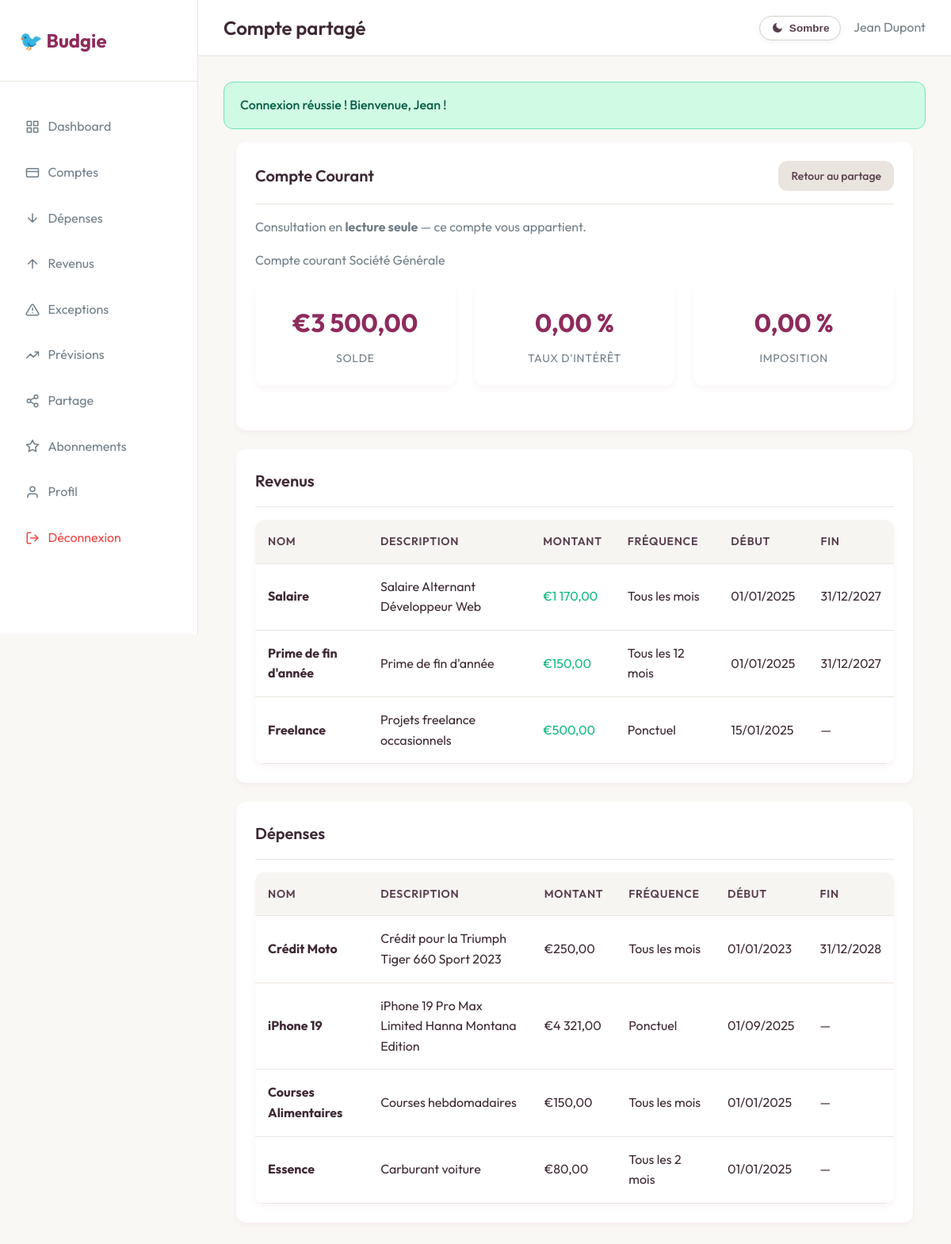
The page /public/shared_account_details.php?id=1 (signed in) on the database its author committed.
### tables this page shows
CREATE TABLE accounts (
    id INT PRIMARY KEY AUTO_INCREMENT,
    user_id INT NOT NULL,
    name VARCHAR(100) NOT NULL,
    description TEXT,
    balance DECIMAL(15,2) DEFAULT 0.00,
    interest_rate DECIMAL(5,2) DEFAULT 0.00,
    tax_rate DECIMAL(5,2) DEFAULT 0.00,
    created_at TIMESTAMP DEFAULT CURRENT_TIMESTAMP,
    updated_at TIMESTAMP DEFAULT CURRENT_TIMESTAMP ON UPDATE CURRENT_TIMESTAMP,
    deleted_at TIMESTAMP NULL DEFAULT NULL,
    FOREIGN KEY (user_id) REFERENCES users(id) ON DELETE CASCADE
);

CREATE TABLE incomes (
    id INT PRIMARY KEY AUTO_INCREMENT,
    user_id INT NOT NULL,
    account_id INT NOT NULL,
    name VARCHAR(100) NOT NULL,
    description TEXT,
    amount DECIMAL(15,2) NOT NULL,
    frequency ENUM('ponctuel', 'mensuel', 'bimensuel', 'trimestriel', 'semestriel', 'annuel', 'recurrent') NOT NULL,
    interval_months INT NULL DEFAULT NULL,
    start_date DATE NOT NULL,
    end_date DATE NULL,
    is_active BOOLEAN DEFAULT TRUE,
    created_at TIMESTAMP DEFAULT CURRENT_TIMESTAMP,
    updated_at TIMESTAMP DEFAULT CURRENT_TIMESTAMP ON UPDATE CURRENT_TIMESTAMP,
    deleted_at TIMESTAMP NULL DEFAULT NULL,
    FOREIGN KEY (user_id) REFERENCES users(id) ON DELETE CASCADE,
    FOREIGN KEY (account_id) REFERENCES accounts(id) ON DELETE CASCADE
);

CREATE TABLE expenses (
    id INT PRIMARY KEY AUTO_INCREMENT,
    user_id INT NOT NULL,
    account_id INT NOT NULL,
    name VARCHAR(100) NOT NULL,
    description TEXT,
    amount DECIMAL(15,2) NOT NULL,
    frequency ENUM('ponctuel', 'mensuel', 'bimensuel', 'trimestriel', 'semestriel', 'annuel', 'recurrent') NOT NULL,
    interval_months INT NULL DEFAULT NULL,
    start_date DATE NOT NULL,
    end_date DATE NULL,
    is_active BOOLEAN DEFAULT TRUE,
    created_at TIMESTAMP DEFAULT CURRENT_TIMESTAMP,
    updated_at TIMESTAMP DEFAULT CURRENT_TIMESTAMP ON UPDATE CURRENT_TIMESTAMP,
    deleted_at TIMESTAMP NULL DEFAULT NULL,
    FOREIGN KEY (user_id) REFERENCES users(id) ON DELETE CASCADE,
    FOREIGN KEY (account_id) REFERENCES accounts(id) ON DELETE CASCADE
);

### src/config/database.php (called while the page is built, shortened)
<?php
class Database {
    private string $host;
    private string $port;
    private string $db_name;
    private string $username;
    private string $password;
    private static ?PDO $conn = null;
    public function __construct() {
        $this->host     = defined('DB_HOST') ? DB_HOST : ($_ENV['DB_HOST'] ?? '127.0.0.1');
        $this->port     = defined('DB_PORT') ? DB_PORT : ($_ENV['DB_PORT'] ?? '3306');
        $this->db_name  = defined('DB_NAME') ? DB_NAME : ($_ENV['DB_NAME'] ?? 'budgie_db');
        $this->username = defined('DB_USER') ? DB_USER : ($_ENV['DB_USER'] ?? 'root');
        $this->password = defined('DB_PASS') ? DB_PASS : ($_ENV['DB_PASS'] ?? '');
    }
    public function getConnection(): PDO {
        if (self::$conn !== null) {
            return self::$conn;
        }
        try {
            self::$conn = new PDO(
                "mysql:host={$this->host};port={$this->port};dbname={$this->db_name};charset=utf8mb4",
                $this->username,
                $this->password,
                [
                    PDO::ATTR_ERRMODE            => PDO::ERRMODE_EXCEPTION,
                    PDO::ATTR_DEFAULT_FETCH_MODE => PDO::FETCH_ASSOC,
                    PDO::ATTR_EMULATE_PREPARES   => false,
                    PDO::MYSQL_ATTR_INIT_COMMAND => "SET NAMES utf8mb4",
                ]
            );
        } catch (PDOException $e) {
            error_log("Database connection error: " . $e->getMessage());
            throw new Exception("Database connection failed");
        }
        return self::$conn;
    }
}
function getDB(): PDO {
    static $db = null;
    if ($db === null) {
        $db = new Database();
    }
    return $db->getConnection();
}
function executeQuery(string $sql, array $params = []): PDOStatement {
    try {
        $pdo  = getDB();
        $stmt = $pdo->prepare($sql);
        $stmt->execute($params);
        return $stmt;
    } catch (PDOException $e) {
        error_log("Query execution error: " . $e->getMessage() . " | SQL: " . $sql);
        throw new Exception("Database query failed: " . $e->getMessage());
    }
}
function fetchOne(string $sql, array $params = []) {
    $stmt = executeQuery($sql, $params);
    return $stmt->fetch();
}
function fetchAll(string $sql, array $params = []): array {
    $stmt = executeQuery($sql, $params);
    return $stmt->fetchAll();
}
?>

### src/config/config.php (called while the page is built, shortened)
<?php
require_once __DIR__ . '/database.php';
function formatCurrency($amount) {
    return '€' . number_format($amount, 2, ',', ' ');
}
function formatFrequency($frequency, $intervalMonths = null) {
    switch (strtolower(trim((string) $frequency))) {
        case 'mensuel':
        case 'recurrent':   return 'Tous les mois';
        case 'bimensuel':   return 'Tous les 2 mois';
        case 'annuel':      return 'Tous les 12 mois';
        default:            return 'Ponctuel';
    }
}
function formatDate($date, $format = 'd/m/Y') {
    return date($format, strtotime($date));
}
?>

### public/shared_account_details.php (the view, shortened to what this page needs)
<?php
require_once __DIR__ . '/../src/config/config.php';
$account_id  = (int) ($_GET['id'] ?? 0);
$viewer_id   = (int) $_SESSION['user_id'];
$account = fetchOne(
    "SELECT a.id, a.user_id, a.name, a.description, a.balance, a.interest_rate, a.tax_rate,
            u.first_name AS owner_first_name, u.last_name AS owner_last_name, u.email AS owner_email
     FROM accounts a
     JOIN users u ON u.id = a.user_id
     WHERE a.id = ? AND a.deleted_at IS NULL",
    [$account_id]
);
$is_owner = ((int) $account['user_id'] === $viewer_id);
include SRC_PATH . '/includes/header.php';
$expenses = fetchAll(
    "SELECT name, description, amount, frequency, interval_months, start_date, end_date
     FROM expenses WHERE account_id = ? AND deleted_at IS NULL ORDER BY created_at DESC",
    [$account_id]
);
$incomes = fetchAll(
    "SELECT name, description, amount, frequency, interval_months, start_date, end_date
     FROM incomes WHERE account_id = ? AND deleted_at IS NULL ORDER BY created_at DESC",
    [$account_id]
);
?>
<div class="container">
    <div class="card">
        <div class="card-header">
            <h3 class="card-title"><?php echo htmlspecialchars($account['name']); ?></h3>
            <a href="sharing.php" class="btn btn-sm btn-secondary">Retour au partage</a>
        </div>
        <p style="color: var(--gray-600); margin-bottom: 1rem;">
            Consultation en <strong>lecture seule</strong> —
            <?php if ($is_owner): ?>
                ce compte vous appartient.
            <?php endif; ?>
        </p>
        <?php if (!empty($account['description'])): ?>
        <p style="color: var(--gray-600); margin-bottom: 1rem;"><?php echo htmlspecialchars($account['description']); ?></p>
        <?php endif; ?>
        <div class="card-grid">
            <div class="stat-card">
                <div class="stat-value"><?php echo formatCurrency($account['balance']); ?></div>
                <div class="stat-label">Solde</div>
            </div>
            <div class="stat-card">
                <div class="stat-value"><?php echo number_format((float) $account['interest_rate'], 2, ',', ' '); ?> %</div>
                <div class="stat-label">Taux d'intérêt</div>
            </div>
            <div class="stat-card">
                <div class="stat-value"><?php echo number_format((float) $account['tax_rate'], 2, ',', ' '); ?> %</div>
                <div class="stat-label">Imposition</div>
            </div>
        </div>
    </div>
    <div class="card">
        <div class="card-header">
            <h3 class="card-title">Revenus</h3>
        </div>
        <div class="table-container">
            <table class="table">
                <thead>
                    <tr>
                        <th>Nom</th>
                        <th>Description</th>
                        <th>Montant</th>
                        <th>Fréquence</th>
                        <th>Début</th>
                        <th>Fin</th>
                    </tr>
                </thead>
                <tbody>
                    <?php if (empty($incomes)): ?>
                    <tr><td colspan="6" class="text-center">Aucun revenu sur ce compte.</td></tr>
                    <?php else: ?>
                    <?php foreach ($incomes as $income): ?>
                    <tr>
                        <td><strong><?php echo htmlspecialchars($income['name']); ?></strong></td>
                        <td><?php echo htmlspecialchars($income['description'] ?? ''); ?></td>
                        <td class="text-success"><?php echo formatCurrency($income['amount']); ?></td>
                        <td><?php echo formatFrequency($income['frequency'], $income['interval_months'] ?? null); ?></td>
                        <td><?php echo $income['start_date'] ? formatDate($income['start_date']) : '—'; ?></td>
                        <td><?php echo $income['end_date'] ? formatDate($income['end_date']) : '—'; ?></td>
                    </tr>
                    <?php endforeach; ?>
                    <?php endif; ?>
                </tbody>
            </table>
        </div>
    </div>
    <div class="card">
        <div class="card-header">
            <h3 class="card-title">Dépenses</h3>
        </div>
        <div class="table-container">
            <table class="table">
                <thead>
                    <tr>
                        <th>Nom</th>
                        <th>Description</th>
                        <th>Montant</th>
                        <th>Fréquence</th>
                        <th>Début</th>
                        <th>Fin</th>
                    </tr>
                </thead>
                <tbody>
                    <?php if (empty($expenses)): ?>
                    <tr><td colspan="6" class="text-center">Aucune dépense sur ce compte.</td></tr>
                    <?php else: ?>
                    <?php foreach ($expenses as $expense): ?>
                    <tr>
                        <td><strong><?php echo htmlspecialchars($expense['name']); ?></strong></td>
                        <td><?php echo htmlspecialchars($expense['description'] ?? ''); ?></td>
                        <td><?php echo formatCurrency($expense['amount']); ?></td>
                        <td><?php echo formatFrequency($expense['frequency'], $expense['interval_months'] ?? null); ?></td>
                        <td><?php echo $expense['start_date'] ? formatDate($expense['start_date']) : '—'; ?></td>
                        <td><?php echo $expense['end_date'] ? formatDate($expense['end_date']) : '—'; ?></td>
                    </tr>
                    <?php endforeach; ?>
                    <?php endif; ?>
                </tbody>
            </table>
        </div>
    </div>
</div>
<?php include SRC_PATH . '/includes/footer.php'; ?>

### public/css/style.css (style rules this page uses)
:root { --primary-color: #8d2b5c; --primary-hover: #f252a1; --secondary-color: #BACCD8; --success-color: #10b981; --warning-color: #f59e0b; --danger-color: #ef4444; --light-bg: #FAF8F5; --white: #ffffff; --gray-100: #f7f5f2; --gray-200: #eae4de; --gray-300: #d6cfc5; --gray-400: #BACCD8; --gray-500: #8E9BA5; --gray-600: #717F89; --gray-700: #573E4D; --gray-800: #3E2935; --gray-900: #25121E; --border-radius: 12px; --shadow: 0 4px 10px rgba(141, 43, 92, 0.04), 0 2px 4px rgba(141, 43, 92, 0.02); --shadow-lg: 0 12px 30px rgba(141, 43, 92, 0.08), 0 4px 12px rgba(141, 43, 92, 0.03); --text-muted: var(--gray-500); --gray-50: #fdfcfb; }
* { margin: 0; padding: 0; box-sizing: border-box; }
body { font-family: 'Outfit', -apple-system, BlinkMacSystemFont, 'Segoe UI', Roboto, sans-serif; line-height: 1.6; color: var(--gray-800); background-color: var(--light-bg); }
.container { max-width: 1200px; margin: 0 auto; padding: 0 1rem; }
.card { background: var(--white); border-radius: var(--border-radius); box-shadow: var(--shadow); padding: 1.5rem; margin-bottom: 1.5rem; }
.card-header { display: flex; justify-content: space-between; align-items: center; margin-bottom: 1rem; padding-bottom: 1rem; border-bottom: 1px solid var(--gray-200); }
.card-title { font-size: 1.25rem; font-weight: 600; color: var(--gray-800); }
.card-grid { display: grid; grid-template-columns: repeat(auto-fit, minmax(250px, 1fr)); gap: 1.5rem; margin-bottom: 2rem; }
.stat-card { background: var(--white); border-radius: var(--border-radius); box-shadow: var(--shadow); padding: 1.5rem; text-align: center; }
.stat-value { font-size: 2rem; font-weight: 700; color: var(--primary-color); margin-bottom: 0.5rem; }
.stat-label { color: var(--gray-600); font-size: 0.875rem; text-transform: uppercase; letter-spacing: 0.05em; }
.table-container { background: var(--white); border-radius: var(--border-radius); box-shadow: var(--shadow); overflow-x: auto; -webkit-overflow-scrolling: touch; }
.table { width: 100%; border-collapse: collapse; }
.table th, .table td { padding: 1rem; text-align: left; border-bottom: 1px solid var(--gray-200); }
.table th { background: var(--gray-100); font-weight: 600; color: var(--gray-700); font-size: 0.875rem; text-transform: uppercase; letter-spacing: 0.05em; }
.btn { display: inline-flex; align-items: center; justify-content: center; padding: 0.75rem 1.5rem; border: none; border-radius: var(--border-radius); font-size: 1rem; font-weight: 500; text-decoration: none; cursor: pointer; transition: all 0.2s; gap: 0.5rem; }
.btn-secondary { background: var(--gray-200); color: var(--gray-700); }
.btn-sm { padding: 0.5rem 1rem; font-size: 0.875rem; }
.text-success { color: var(--success-color); }

### rows shown on the page
accounts: name "Compte Courant", description "Compte courant Société Générale", balance "€3 500,00", interest_rate "0,00", tax_rate "0,00"
incomes: name "Salaire", description "Salaire Alternant Développeur Web", amount "€1 170,00", frequency+interval_months "Tous les mois", start_date "01/01/2025", end_date "31/12/2027"
incomes: name "Prime de fin d'année", description "Prime de fin d'année", amount "€150,00", frequency+interval_months "Tous les 12 mois", start_date "01/01/2025", end_date "31/12/2027"
incomes: name "Freelance", description "Projets freelance occasionnels", amount "€500,00", frequency+interval_months "Ponctuel", start_date "15/01/2025"
expenses: name "Crédit Moto", description "Crédit pour la Triumph Tiger 660 Sport 2023", amount "€250,00", frequency+interval_months "Tous les mois", start_date "01/01/2023", end_date "31/12/2028"
expenses: name "iPhone 19", description "iPhone 19 Pro Max Limited Hanna Montana Edition", amount "€4 321,00", frequency+interval_months "Ponctuel", start_date "01/09/2025"
expenses: name "Courses Alimentaires", description "Courses hebdomadaires", amount "€150,00", frequency+interval_months "Tous les mois", start_date "01/01/2025"
expenses: name "Essence", description "Carburant voiture", amount "€80,00", frequency+interval_months "Tous les 2 mois", start_date "01/01/2025"

### other values the page prints
$page_title "Compte partagé"
$_SESSION['user_name'] "Jean Dupont"
$gFlashSuccess "Connexion réussie ! Bienvenue, Jean !"
